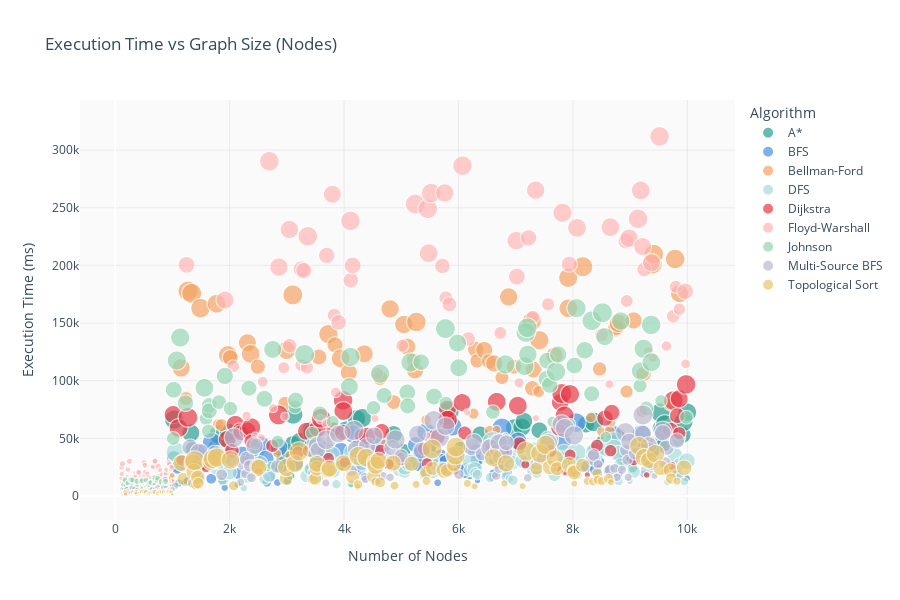

Notebook cell for this chart:
### Markdown cell above
### 5.2 Execution Time vs Graph Size (Scatter Plot)

### Code cell
# Scatter plot: Execution time vs Nodes
fig = px.scatter(
    df,
    x='nodes',
    y='execution_time_ms',
    color='algorithm',
    size='edges',
    hover_data=['graph_size', 'memory_usage_mb', 'iterations'],
    color_discrete_map=SOFT_COLORS,
    title=' Execution Time vs Graph Size (Nodes)',
    labels={
        'nodes': 'Number of Nodes',
        'execution_time_ms': 'Execution Time (ms)',
        'algorithm': 'Algorithm'
    }
)

fig.update_layout(
    plot_bgcolor='rgba(245,245,245,0.5)',
    paper_bgcolor='white',
    font=dict(size=12, color='#34495E'),
    height=600,
    xaxis=dict(gridcolor='rgba(200,200,200,0.3)'),
    yaxis=dict(gridcolor='rgba(200,200,200,0.3)')
)

fig.show()

### Figure 1 — Plotly figure (JSON) as saved in the notebook; plotly's stock layout.template omitted (floating-point values rounded to 4 significant figures; data arrays with more than 128 entries replaced by an {"elided": "..."} marker saying what was removed)
{"data": [{"customdata": {"elided": "229x3 mixed values"}, "hovertemplate": "Algorithm=A*<br>Number of Nodes=%{x}<br>Execution Time (ms)=%{y}<br>edges=%{marker.size}<br>graph_size=%{customdata[0]}<br>memory_usage_mb=%{customdata[1]}<br>iterations=%{customdata[2]}<extra></extra>", "legendgroup": "A*", "marker": {"color": "#2A9D8F", "size": {"elided": "229 int values"}, "sizemode": "area", "sizeref": 125.0, "symbol": "circle"}, "mode": "markers", "name": "A*", "showlegend": true, "type": "scattergl", "x": {"elided": "229 int values"}, "xaxis": "x", "y": {"elided": "229 float values"}, "yaxis": "y"}, {"customdata": {"elided": "253x3 mixed values"}, "hovertemplate": "Algorithm=BFS<br>Number of Nodes=%{x}<br>Execution Time (ms)=%{y}<br>edges=%{marker.size}<br>graph_size=%{customdata[0]}<br>memory_usage_mb=%{customdata[1]}<br>iterations=%{customdata[2]}<extra></extra>", "legendgroup": "BFS", "marker": {"color": "#4A90E2", "size": {"elided": "253 int values"}, "sizemode": "area", "sizeref": 125.0, "symbol": "circle"}, "mode": "markers", "name": "BFS", "showlegend": true, "type": "scattergl", "x": {"elided": "253 int values"}, "xaxis": "x", "y": {"elided": "253 float values"}, "yaxis": "y"}, {"customdata": {"elided": "240x3 mixed values"}, "hovertemplate": "Algorithm=Bellman-Ford<br>Number of Nodes=%{x}<br>Execution Time (ms)=%{y}<br>edges=%{marker.size}<br>graph_size=%{customdata[0]}<br>memory_usage_mb=%{customdata[1]}<br>iterations=%{customdata[2]}<extra></extra>", "legendgroup": "Bellman-Ford", "marker": {"color": "#F4A261", "size": {"elided": "240 int values"}, "sizemode": "area", "sizeref": 125.0, "symbol": "circle"}, "mode": "markers", "name": "Bellman-Ford", "showlegend": true, "type": "scattergl", "x": {"elided": "240 int values"}, "xaxis": "x", "y": {"elided": "240 float values"}, "yaxis": "y"}, {"customdata": {"elided": "227x3 mixed values"}, "hovertemplate": "Algorithm=DFS<br>Number of Nodes=%{x}<br>Execution Time (ms)=%{y}<br>edges=%{marker.size}<br>graph_size=%{customdata[0]}<br>memory_usage_mb=%{customdata[1]}<br>iterations=%{customdata[2]}<extra></extra>", "legendgroup": "DFS", "marker": {"color": "#A8DADC", "size": {"elided": "227 int values"}, "sizemode": "area", "sizeref": 125.0, "symbol": "circle"}, "mode": "markers", "name": "DFS", "showlegend": true, "type": "scattergl", "x": {"elided": "227 int values"}, "xaxis": "x", "y": {"elided": "227 float values"}, "yaxis": "y"}, {"customdata": {"elided": "235x3 mixed values"}, "hovertemplate": "Algorithm=Dijkstra<br>Number of Nodes=%{x}<br>Execution Time (ms)=%{y}<br>edges=%{marker.size}<br>graph_size=%{customdata[0]}<br>memory_usage_mb=%{customdata[1]}<br>iterations=%{customdata[2]}<extra></extra>", "legendgroup": "Dijkstra", "marker": {"color": "#E63946", "size": {"elided": "235 int values"}, "sizemode": "area", "sizeref": 125.0, "symbol": "circle"}, "mode": "markers", "name": "Dijkstra", "showlegend": true, "type": "scattergl", "x": {"elided": "235 int values"}, "xaxis": "x", "y": {"elided": "235 float values"}, "yaxis": "y"}, {"customdata": {"elided": "234x3 mixed values"}, "hovertemplate": "Algorithm=Floyd-Warshall<br>Number of Nodes=%{x}<br>Execution Time (ms)=%{y}<br>edges=%{marker.size}<br>graph_size=%{customdata[0]}<br>memory_usage_mb=%{customdata[1]}<br>iterations=%{customdata[2]}<extra></extra>", "legendgroup": "Floyd-Warshall", "marker": {"color": "#FFB4B4", "size": {"elided": "234 int values"}, "sizemode": "area", "sizeref": 125.0, "symbol": "circle"}, "mode": "markers", "name": "Floyd-Warshall", "showlegend": true, "type": "scattergl", "x": {"elided": "234 int values"}, "xaxis": "x", "y": {"elided": "234 float values"}, "yaxis": "y"}, {"customdata": {"elided": "235x3 mixed values"}, "hovertemplate": "Algorithm=Johnson<br>Number of Nodes=%{x}<br>Execution Time (ms)=%{y}<br>edges=%{marker.size}<br>graph_size=%{customdata[0]}<br>memory_usage_mb=%{customdata[1]}<br>iterations=%{customdata[2]}<extra></extra>", "legendgroup": "Johnson", "marker": {"color": "#95D5B2", "size": {"elided": "235 int values"}, "sizemode": "area", "sizeref": 125.0, "symbol": "circle"}, "mode": "markers", "name": "Johnson", "showlegend": true, "type": "scattergl", "x": {"elided": "235 int values"}, "xaxis": "x", "y": {"elided": "235 float values"}, "yaxis": "y"}, {"customdata": {"elided": "248x3 mixed values"}, "hovertemplate": "Algorithm=Multi-Source BFS<br>Number of Nodes=%{x}<br>Execution Time (ms)=%{y}<br>edges=%{marker.size}<br>graph_size=%{customdata[0]}<br>memory_usage_mb=%{customdata[1]}<br>iterations=%{customdata[2]}<extra></extra>", "legendgroup": "Multi-Source BFS", "marker": {"color": "#B8B8D1", "size": {"elided": "248 int values"}, "sizemode": "area", "sizeref": 125.0, "symbol": "circle"}, "mode": "markers", "name": "Multi-Source BFS", "showlegend": true, "type": "scattergl", "x": {"elided": "248 int values"}, "xaxis": "x", "y": {"elided": "248 float values"}, "yaxis": "y"}, {"customdata": {"elided": "251x3 mixed values"}, "hovertemplate": "Algorithm=Topological Sort<br>Number of Nodes=%{x}<br>Execution Time (ms)=%{y}<br>edges=%{marker.size}<br>graph_size=%{customdata[0]}<br>memory_usage_mb=%{customdata[1]}<br>iterations=%{customdata[2]}<extra></extra>", "legendgroup": "Topological Sort", "marker": {"color": "#E9C46A", "size": {"elided": "251 int values"}, "sizemode": "area", "sizeref": 125.0, "symbol": "circle"}, "mode": "markers", "name": "Topological Sort", "showlegend": true, "type": "scattergl", "x": {"elided": "251 int values"}, "xaxis": "x", "y": {"elided": "251 float values"}, "yaxis": "y"}], "layout": {"font": {"color": "#34495E", "size": 12}, "height": 600, "legend": {"itemsizing": "constant", "title": {"text": "Algorithm"}, "tracegroupgap": 0}, "paper_bgcolor": "white", "plot_bgcolor": "rgba(245,245,245,0.5)", "title": {"text": " Execution Time vs Graph Size (Nodes)"}, "xaxis": {"anchor": "y", "domain": [0, 1], "gridcolor": "rgba(200,200,200,0.3)", "title": {"text": "Number of Nodes"}}, "yaxis": {"anchor": "x", "domain": [0, 1], "gridcolor": "rgba(200,200,200,0.3)", "title": {"text": "Execution Time (ms)"}}}}
